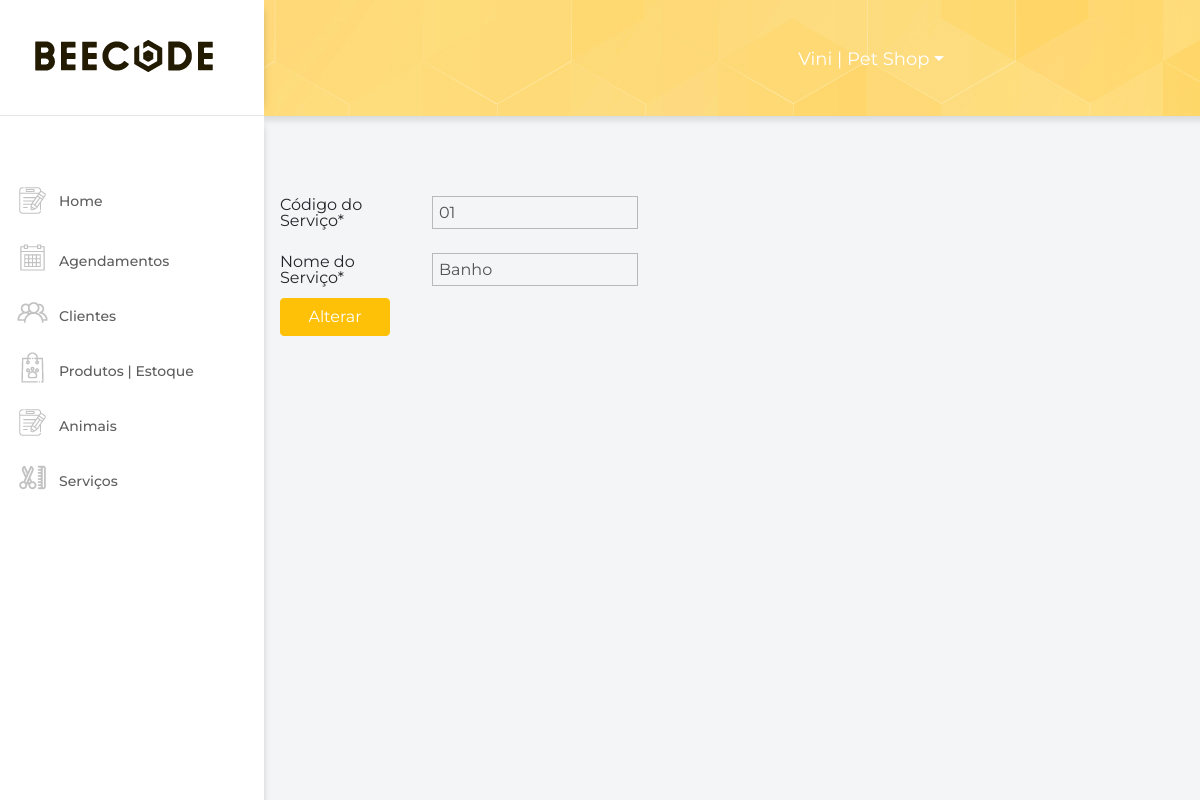
Screenshot of /alterar-servico/1/ (signed in) with the database file from the repository.
### accounts/models.py (models this page shows, shortened)
class User(AbstractUser):
    SEXO_CHOICES = (
        ("F", "Feminino"),
        ("M", "Masculino"),
        ("N", "Nenhuma das opções"),
    )
    USER_TYPE = (
        ("C", "Cliente"),
        ("F", "Funcionário"),
    )
    phone = models.IntegerField("Telefone", default=0)
    birth_date = models.DateTimeField("Data de Nascimento", auto_now_add=False, blank=True, null=True, default=timezone.now)
    job_rule = models.CharField("Cargo", max_length=8, null=False, blank=True)
    sex = models.CharField("Sexo", max_length=1, choices=SEXO_CHOICES)
    user_type = models.CharField("Tipo de Usuário", max_length=1, choices=USER_TYPE, default="C")
    cpf = models.CharField("CPF", max_length=11, null=False, blank=False)
    zipcode = models.IntegerField('CEP', default=0, null=True, blank=True)
    street = models.CharField('Rua', max_length=100, null=True, blank=True)
    number = models.IntegerField('Número', default=0, null=True, blank=True)
    complement = models.CharField('Complemento', max_length=100, null=False, blank=True)
    district = models.CharField('Bairro', max_length=30, null=True, blank=True)
    city = models.CharField('Cidade', max_length=30, null=True, blank=True)
    state = models.CharField('Estado', max_length=2, null=True, blank=True)
    created_at = models.DateTimeField("Data de Criação", auto_now_add=True)
    updated_at = models.DateTimeField("Data de Alteração", auto_now=True)
    class Meta:
        verbose_name = "Usuário"
        verbose_name_plural = "Usuários"

### services/models.py (models this page shows, shortened)
class Service(models.Model):
    code = models.CharField("Código do Serviço", max_length=999, null=False, blank=False)
    name = models.CharField("Nome do Serviço", max_length=256, null=False, blank=False)
    created_at = models.DateTimeField("Data de Criação", auto_now_add=True)
    updated_at = models.DateTimeField("Data de Alteração", auto_now=True)
    class Meta:
        verbose_name = "Serviço"
        verbose_name_plural = "Serviços"

### services/views.py (the view)
# urls.py: path('alterar-servico/<int:pk>/', service_update, name="service_update"),
@login_required
@csrf_exempt
def service_update(request, pk):
    service = get_object_or_404(Service, pk=pk)
    form = ServiceForm(request.POST or None, instance=service)
    if request.method == "POST":
        if form.is_valid():
            form.save()
            messages.success(request, "Sucesso!")
            return redirect(reverse('services:service_update', kwargs={ "pk": pk }))
    return render(request, "services/service_update.html", context={ "form": form, "service": service })

### services/forms.py
class ServiceForm(forms.ModelForm):
    class Meta:
        model = Service
        fields = '__all__'
    def __init__(self,*args,**kwargs):
        super(ServiceForm,self).__init__(*args,**kwargs)
        for field in self.fields:
            self.fields[field].widget.attrs={ 'class': 'form-group' }

### services/templates/services/service_update.html (shortened to what this page needs)
{% extends "base.html" %}
{% load crispy_forms_tags %}
{% load static %}
{% block content %}
<div class="home">
  <div class="cadastro">
    <div class="container">
      <form method="post" action="{% url 'services:service_update' service.pk %}">
        {{ form|crispy }}
        <button type="submit" class="btn btn-warning" style="color: #fff;">Alterar</button>
      </form>
    </div>
  </div>
</div>
{% endblock %}

### core/templates/navbar.html (shortened to what this page needs)
{% load sass_tags %} {% load static %} {% block navbar %}
<div class="nav">
  <div class="logo">
    <a class="navbar-brand" href="{% url 'index' %}">
      <img class="user" src="{% static 'img/logo.png' %}" />
    </a>
  </div>
  <div class="config">
    <ul class="nav nav-tabs">
      <li class="nav-item dropdown">
        {% if user.is_authenticated %}
        <a class="nav-link dropdown-toggle" data-toggle="dropdown" href="#" role="button" aria-haspopup="true"
          aria-expanded="false">{{ user.username }} | Pet Shop</a>
    {% endif %}
  </div>
</div>
<div class="nav-vertical">
  <ul class="nav flex-column">
    <li class="nav-item">
      <a class="nav-link homeNav" href="{% url 'index' %}">
        <img class="img-cadastro" src="{% static 'img/cadastro.png' %}" alt="home" />
        <span>Home</span>
      </a>
    </li>
    {% if user.is_authenticated %}
    <li class="nav-item">
      <a class="nav-link navAgendamento" href="{% url 'schedules:schedules' %}">
        <img class="img-cadastro" src="{% static 'img/agendamento.png' %}" alt="schedules" />
        Agendamentos
      </a>
    </li>
    <li class="nav-item">
      <a class="nav-link navClientes" href="{% url 'accounts:clients' %}">
        <img class="img-cadastro" src="{% static 'img/funcionarios.png' %}" alt="clients" />
        Clientes
      </a>
    </li>
    <li class="nav-item">
      <a class="nav-link navProdutos" href="{% url 'products:products' %}">
        <img class="img-cadastro" src="{% static 'img/estoque.png' %}" alt="products" />
        Produtos | Estoque
      </a>
    </li>
    <li class="nav-item">
      <a class="nav-link navAnimais" href="{% url 'pets:pets' %}">
        <img class="img-cadastro" src="{% static 'img/cadastro.png' %}" alt="pets" />
        Animais
      </a>
    </li>
    <li class="nav-item">
      <a class="nav-link navServicos" href="{% url 'services:services' %}">
        <img class="img-cadastro" src="{% static 'img/servicos.png' %}" alt="services" />
        Serviços
      </a>
    </li>
     {% endif %}
  </ul>
</div>
{% endblock %}

### core/static/css/main.css (style rules this page uses)
*:not(.fa) { font-family: "Montserrat", sans-serif !important; }
body { background-color: #f3f5f7; overflow-x: hidden; }
.container { width: 100%; max-width: 1024px; margin: 0 auto; }
.home { position: relative; width: 100%; margin: 0 0 0 auto; max-width: calc(100% - 265px); }
.cadastro { padding-top: 68px; }
.nav { -webkit-box-align: center; -ms-flex-align: center; align-items: center; background: url("../img/bg-login.jpg"); position: relative; -webkit-box-shadow: 10px 10px 5px -5px rgba(0, 0, 0, 0.1); box-shadow: 10px 10px 5px -5px rgba(0, 0, 0, 0.1); padding-left: 0 !important; }
.nav .logo { background-color: #fff; padding: 35px; -webkit-box-shadow: 8px 0px 8px -10px rgba(0, 0, 0, 0.25); box-shadow: 8px 0px 8px -10px rgba(0, 0, 0, 0.25); border-bottom: 1px solid #e6e6e6; }
.nav .config { position: absolute; right: 240px; }
.nav .nav-tabs { border: none; background: transparent; -webkit-box-shadow: none; box-shadow: none; }
.nav .nav-tabs .nav-link { border: none; font-size: 18px; font-family: "Montserrat", sans-serif; font-weight: 400; color: #fff; }
.nav-item span { margin: 10px 0px !important; position: absolute; }
.nav-vertical { position: fixed; height: 100vh; background: #fff; width: 264px; -webkit-box-shadow: 8px 0px 8px -10px rgba(0, 0, 0, 0.25); box-shadow: 8px 0px 8px -10px rgba(0, 0, 0, 0.25); }
.nav-vertical .nav { -webkit-box-align: baseline; -ms-flex-align: baseline; align-items: baseline; background: #fff; -webkit-box-shadow: none; box-shadow: none; margin-top: 60px; padding-left: 20px; }
.nav-vertical .nav-item { width: 100%; }
.nav-vertical .nav-item .nav-link { font-size: 14px; font-family: "Montserrat", sans-serif; font-weight: 500; color: #5f5d5e; }
.nav-link:not(.homeNav) { align-items: center !important; display: flex !important; flex-direction: row !important; flex-wrap: wrap !important; }
.nav-vertical .nav-item .nav-link .img-cadastro { padding-right: 10px; padding-bottom: 6px; }
.btn-warning { width: 110px; color: #fff !important; }
input, select { background: transparent; border: 1px solid #b9b9b9 !important; padding: 6px; color: #525252; margin: 12px !important; }
.control-group { align-items: center; display: flex; flex-direction: row; flex-wrap: wrap; }
label { width: 140px; }
.cadastro { max-height: 80vh; overflow-y: auto; }
.img-cadastro { filter: grayscale(1); }

### rows the page displays
User: username "Vini"
Service: code "01", name "Banho"
